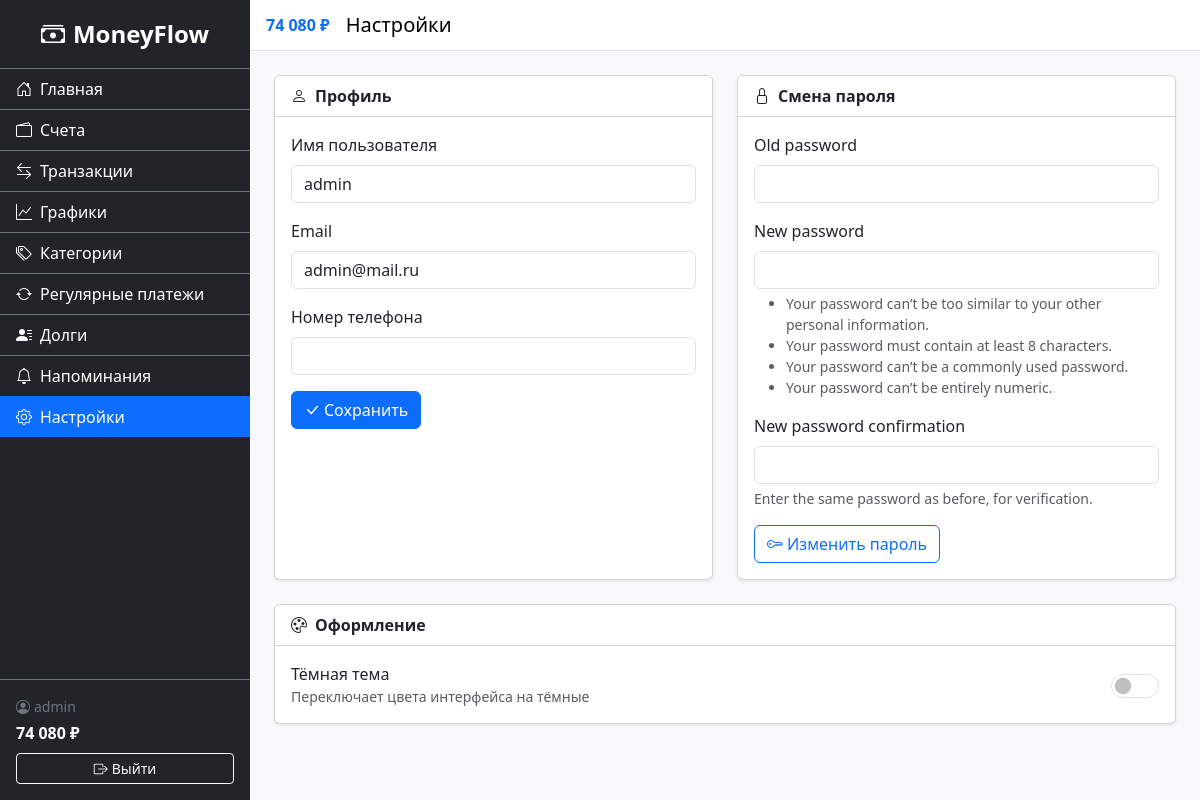
The app's page /accounts/settings/ (signed in) with its own data.
### accounts/models.py (models this page shows, shortened)
class CustomUser(AbstractUser):
    username = models.CharField(
        'Имя пользователя',
        max_length=150,
        unique=True,
        validators=[UnicodeUsernameValidator()],
        error_messages={'unique': 'Пользователь с таким именем уже существует.'},
    )
    phone_number = models.CharField(max_length=15, blank=True, null=True, verbose_name="Номер телефона")
    is_email_verified = models.BooleanField('Email подтверждён', default=False)

### accounts/views.py (the view, shortened to what this page needs)
# urls.py: path('settings/', views.settings_view, name='settings'),
@login_required
def settings_view(request):
    profile_form = UserProfileForm(instance=request.user)
    password_form = PasswordChangeForm(user=request.user)
    for field in password_form.fields.values():
        field.widget.attrs['class'] = 'form-control'
    return render(request, 'accounts/settings.html', {
        'profile_form': profile_form,
        'password_form': password_form,
    })

### accounts/forms.py (shortened to what this page needs)
class UserProfileForm(forms.ModelForm):
    class Meta:
        model = CustomUser
        fields = ['username', 'email', 'phone_number']
        labels = {
            'username': 'Имя пользователя',
            'email': 'Email',
            'phone_number': 'Номер телефона',
        }
        widgets = {
            'username': forms.TextInput(attrs={'class': 'form-control'}),
            'email': forms.EmailInput(attrs={'class': 'form-control'}),
            'phone_number': forms.TextInput(attrs={'class': 'form-control'}),
        }

### finance/context_processors.py (called while the page is built)
def total_balance(request):
    if request.user.is_authenticated:
        balance = Account.objects.filter(user=request.user).aggregate(
            total=Sum('balance')
        )['total'] or 0
        return {'sidebar_balance': balance}
    return {'sidebar_balance': 0}

### finance/templatetags/finance_tags.py (called while the page is built)
@register.filter
def spaced(value):
    if value is None:
        return '0'
    num = float(value)
    is_neg = num < 0
    num = abs(num)
    int_part = int(num)
    frac = num - int_part
    int_str = str(int_part)
    result = ''
    while int_str:
        if len(int_str) <= 3:
            result = int_str + result
            int_str = ''
        else:
            result = ' ' + int_str[-3:] + result
            int_str = int_str[:-3]
    if frac >= 0.005:
        result += f'{frac:.2f}'[1:]
    return ('-' if is_neg else '') + result

### accounts/templates/accounts/settings.html (shortened to what this page needs)
{% extends 'base.html' %}
{% block page_title %}Настройки{% endblock %}
{% block content %}
<div class="row">
    <div class="col-lg-6 mb-4">
        <div class="card shadow-sm h-100">
            <div class="card-header bg-white fw-semibold">
                <i class="bi bi-person me-2"></i>Профиль
            </div>
            <div class="card-body">
                <form method="post">
                    {% for field in profile_form %}
                    <div class="mb-3">
                        <label for="{{ field.id_for_label }}" class="form-label">{{ field.label }}</label>
                        {{ field }}
                    </div>
                    {% endfor %}
                    <button type="submit" class="btn btn-primary">
                        <i class="bi bi-check-lg me-1"></i>Сохранить
                    </button>
                </form>
            </div>
        </div>
    </div>
    <div class="col-lg-6 mb-4">
        <div class="card shadow-sm h-100">
            <div class="card-header bg-white fw-semibold">
                <i class="bi bi-lock me-2"></i>Смена пароля
            </div>
            <div class="card-body">
                <form method="post">
                    {% for field in password_form %}
                    <div class="mb-3">
                        <label for="{{ field.id_for_label }}" class="form-label">{{ field.label }}</label>
                        {{ field }}
                        {% if field.help_text %}
                        <div class="form-text small">{{ field.help_text }}</div>
                        {% endif %}
                    </div>
                    {% endfor %}
                    <button type="submit" class="btn btn-outline-primary">
                        <i class="bi bi-key me-1"></i>Изменить пароль
                    </button>
                </form>
            </div>
        </div>
    </div>
    <div class="col-12">
        <div class="card shadow-sm mb-4">
            <div class="card-header bg-white fw-semibold">
                <i class="bi bi-palette me-2"></i>Оформление
            </div>
            <div class="card-body">
                <div class="d-flex align-items-center justify-content-between">
                    <div>
                        <span class="fw-medium">Тёмная тема</span>
                        <div class="text-muted small">Переключает цвета интерфейса на тёмные</div>
                    </div>
                    <div class="form-check form-switch">
                        <input class="form-check-input" type="checkbox" id="themeToggle" style="cursor: pointer; width: 3em; height: 1.5em;">
                    </div>
                </div>
            </div>
        </div>
    </div>
</div>
{% endblock %}

### templates/base.html (shortened to what this page needs)
<!DOCTYPE html>
<html lang="ru">
<head>
    <link href="https://cdn.jsdelivr.net/npm/bootstrap@5.3.3/dist/css/bootstrap.min.css" rel="stylesheet">
    <link rel="stylesheet" href="https://cdn.jsdelivr.net/npm/bootstrap-icons@1.11.3/font/bootstrap-icons.css">
    {% load static %}
    {% load finance_tags %}
    <link rel="stylesheet" href="{% static 'css/styles.css' %}">
    <link rel="stylesheet" href="{% static 'css/dark-theme.css' %}" id="dark-theme" disabled>
</head>
<body>
    <div class="d-flex" id="wrapper">
        <div class="sidebar bg-dark text-white" id="sidebar-wrapper">
            <div class="sidebar-heading text-center py-3 fs-4 fw-bold border-bottom border-secondary">
                <i class="bi bi-cash-stack me-2"></i>MoneyFlow
            </div>
            <div class="list-group list-group-flush">
                <a href="{% url 'home' %}" class="list-group-item list-group-item-action bg-dark text-white border-secondary {% if request.resolver_match.url_name == 'home' %}active{% endif %}">
                    <i class="bi bi-house-door me-2"></i>Главная
                </a>
                <a href="{% url 'finance:account_list' %}" class="list-group-item list-group-item-action bg-dark text-white border-secondary {% if '/finance/accounts' in request.path %}active{% endif %}">
                    <i class="bi bi-wallet2 me-2"></i>Счета
                </a>
                <a href="{% url 'finance:transaction_list' %}" class="list-group-item list-group-item-action bg-dark text-white border-secondary {% if '/finance/transactions' in request.path %}active{% endif %}">
                    <i class="bi bi-arrow-left-right me-2"></i>Транзакции
                </a>
                <a href="{% url 'finance:charts' %}" class="list-group-item list-group-item-action bg-dark text-white border-secondary {% if '/finance/charts' in request.path %}active{% endif %}">
                    <i class="bi bi-graph-up me-2"></i>Графики
                </a>
                <a href="{% url 'finance:category_list' %}" class="list-group-item list-group-item-action bg-dark text-white border-secondary {% if '/finance/categories' in request.path %}active{% endif %}">
                    <i class="bi bi-tags me-2"></i>Категории
                </a>
                <a href="{% url 'finance:recurring_list' %}" class="list-group-item list-group-item-action bg-dark text-white border-secondary {% if '/finance/recurring' in request.path %}active{% endif %}">
                    <i class="bi bi-arrow-repeat me-2"></i>Регулярные платежи
                </a>
                <a href="{% url 'finance:debt_list' %}" class="list-group-item list-group-item-action bg-dark text-white border-secondary {% if '/finance/debts' in request.path %}active{% endif %}">
                    <i class="bi bi-person-lines-fill me-2"></i>Долги
                </a>
                <a href="{% url 'finance:reminder_list' %}" class="list-group-item list-group-item-action bg-dark text-white border-secondary {% if '/finance/reminders' in request.path %}active{% endif %}">
                    <i class="bi bi-bell me-2"></i>Напоминания
                </a>
                <a href="{% url 'accounts:settings' %}" class="list-group-item list-group-item-action bg-dark text-white border-secondary {% if '/accounts/settings' in request.path %}active{% endif %}">
                    <i class="bi bi-gear me-2"></i>Настройки
                </a>
            </div>
            <div class="sidebar-footer border-top border-secondary p-3 mt-auto">
                <span class="d-block small text-secondary">
                    <i class="bi bi-person-circle me-1"></i>{{ user.username }}
                </span>
                <span class="d-block fw-bold text-white fs-6 mt-1">
                    {{ sidebar_balance|spaced }} ₽
                </span>
                <form method="post" action="{% url 'accounts:logout' %}" class="mt-2">
                    <button type="submit" class="btn btn-outline-light btn-sm w-100">
                        <i class="bi bi-box-arrow-right me-1"></i>Выйти
                    </button>
                </form>
            </div>
        </div>
        <div id="page-content-wrapper" class="flex-grow-1">
            <nav class="navbar navbar-expand navbar-light bg-white border-bottom px-3">
                <span class="fw-bold me-3 text-primary">{{ sidebar_balance|spaced }} ₽</span>
                <span class="navbar-brand mb-0 h1 me-auto">{% block page_title %}Главная{% endblock %}</span>
            </nav>
            <div class="container-fluid p-4">
                {% block content %}{% endblock %}
            </div>
        </div>
    </div>
</body>
</html>

### static/css/styles.css (style rules this page uses)
#wrapper { min-height: 100vh; }
.sidebar { width: 250px; min-height: 100vh; display: flex; flex-direction: column; flex-shrink: 0; z-index: 1040; }
.sidebar .list-group-item { transition: background 0.2s; }
.sidebar .list-group-item.active { background: #0d6efd !important; border-color: #0d6efd !important; }
.sidebar-footer { margin-top: auto; }
#page-content-wrapper { min-width: 0; background: #f8f9fa; }

### records on screen
CustomUser: username "admin", profile_form "admin" "admin@mail.ru"

### other values on screen
{{ sidebar_balance|spaced }} "74 080"
{{ field.label }} "Имя пользователя" "Email" "Номер телефона"
{{ field.label }} "Old password" "New password" "New password confirmation"
{{ field.help_text }} "Enter the same password as before, for verification."
